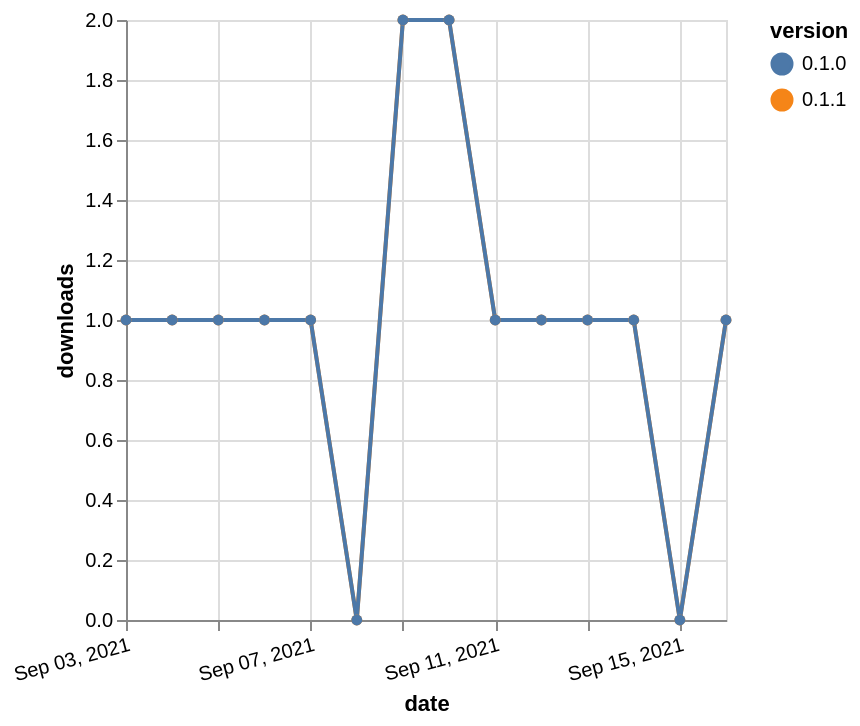

Describe this chart as a Vega-Lite specification.
### Vega-Lite specification from a JSON file in a GitHub repository (floating-point values rounded to 4 significant figures)
{"$schema": "https://vega.github.io/schema/vega-lite/v5.json", "description": "A simple bar chart with embedded data.", "data": {"values": [{"date": "2021-09-03", "total": 135, "delta": 1, "version": "0.1.1"}, {"date": "2021-09-04", "total": 136, "delta": 1, "version": "0.1.1"}, {"date": "2021-09-05", "total": 137, "delta": 1, "version": "0.1.1"}, {"date": "2021-09-06", "total": 138, "delta": 1, "version": "0.1.1"}, {"date": "2021-09-07", "total": 139, "delta": 1, "version": "0.1.1"}, {"date": "2021-09-08", "total": 139, "delta": 0, "version": "0.1.1"}, {"date": "2021-09-09", "total": 141, "delta": 2, "version": "0.1.1"}, {"date": "2021-09-10", "total": 143, "delta": 2, "version": "0.1.1"}, {"date": "2021-09-11", "total": 144, "delta": 1, "version": "0.1.1"}, {"date": "2021-09-12", "total": 145, "delta": 1, "version": "0.1.1"}, {"date": "2021-09-13", "total": 146, "delta": 1, "version": "0.1.1"}, {"date": "2021-09-14", "total": 147, "delta": 1, "version": "0.1.1"}, {"date": "2021-09-15", "total": 147, "delta": 0, "version": "0.1.1"}, {"date": "2021-09-16", "total": 148, "delta": 1, "version": "0.1.1"}, {"date": "2021-09-03", "total": 129, "delta": 1, "version": "0.1.0"}, {"date": "2021-09-04", "total": 130, "delta": 1, "version": "0.1.0"}, {"date": "2021-09-05", "total": 131, "delta": 1, "version": "0.1.0"}, {"date": "2021-09-06", "total": 132, "delta": 1, "version": "0.1.0"}, {"date": "2021-09-07", "total": 133, "delta": 1, "version": "0.1.0"}, {"date": "2021-09-08", "total": 133, "delta": 0, "version": "0.1.0"}, {"date": "2021-09-09", "total": 135, "delta": 2, "version": "0.1.0"}, {"date": "2021-09-10", "total": 137, "delta": 2, "version": "0.1.0"}, {"date": "2021-09-11", "total": 138, "delta": 1, "version": "0.1.0"}, {"date": "2021-09-12", "total": 139, "delta": 1, "version": "0.1.0"}, {"date": "2021-09-13", "total": 140, "delta": 1, "version": "0.1.0"}, {"date": "2021-09-14", "total": 141, "delta": 1, "version": "0.1.0"}, {"date": "2021-09-15", "total": 141, "delta": 0, "version": "0.1.0"}, {"date": "2021-09-16", "total": 142, "delta": 1, "version": "0.1.0"}]}, "width": "container", "mark": {"type": "line", "point": {"filled": true}}, "encoding": {"x": {"field": "date", "type": "temporal", "timeUnit": "yearmonthdate", "title": "date", "axis": {"labelAngle": -15}}, "y": {"field": "delta", "type": "quantitative", "title": "downloads"}, "color": {"field": "version", "type": "nominal"}, "tooltip": {"field": "delta"}}}
